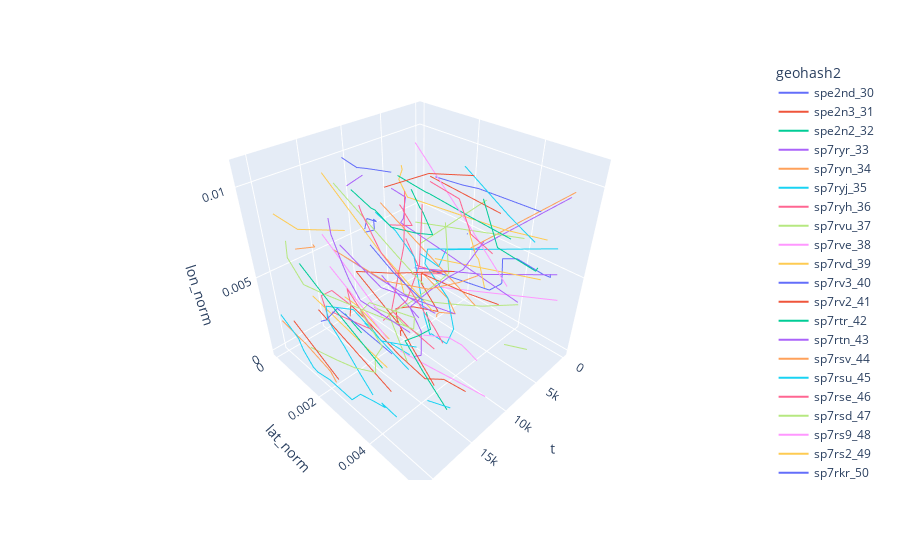

The notebook cell this image was saved under:
### Code cell
px.line_3d(df[df.tid == 1], x="t", y="lat_norm", z="lon_norm", color="geohash2")
